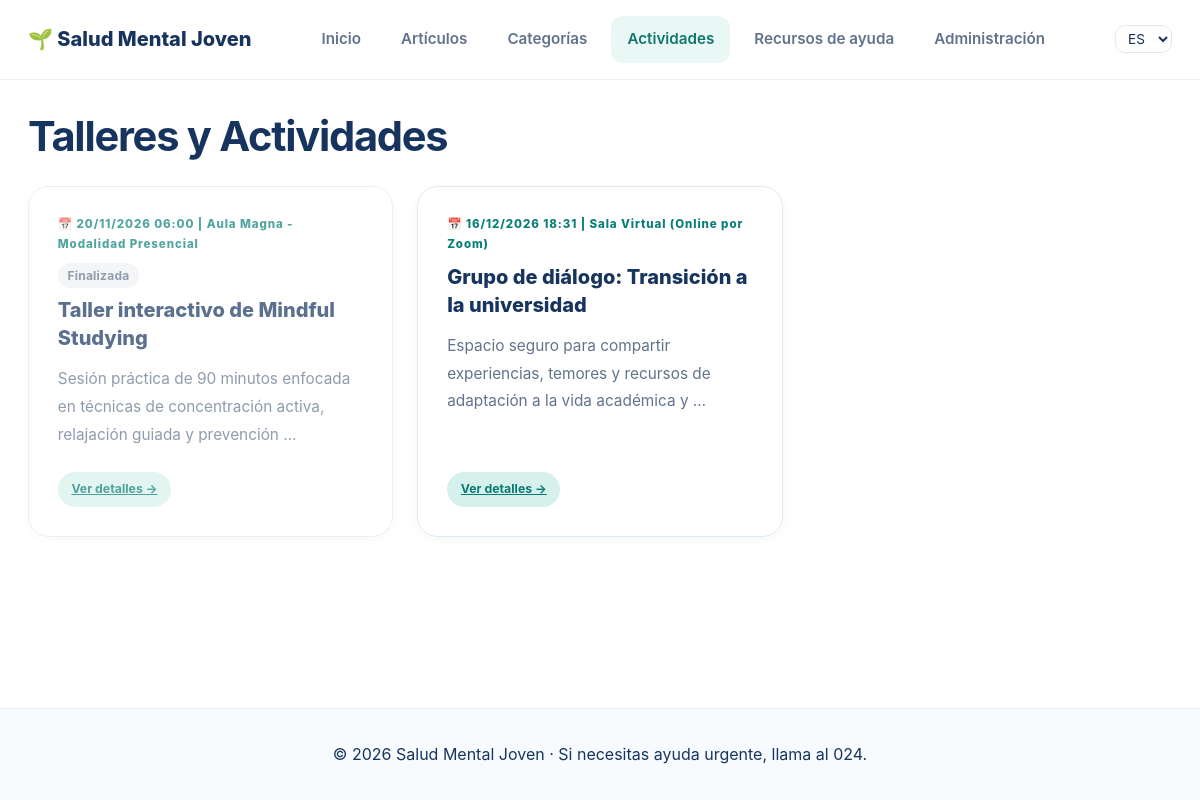
Page /es/actividades/ on the earlier database version.
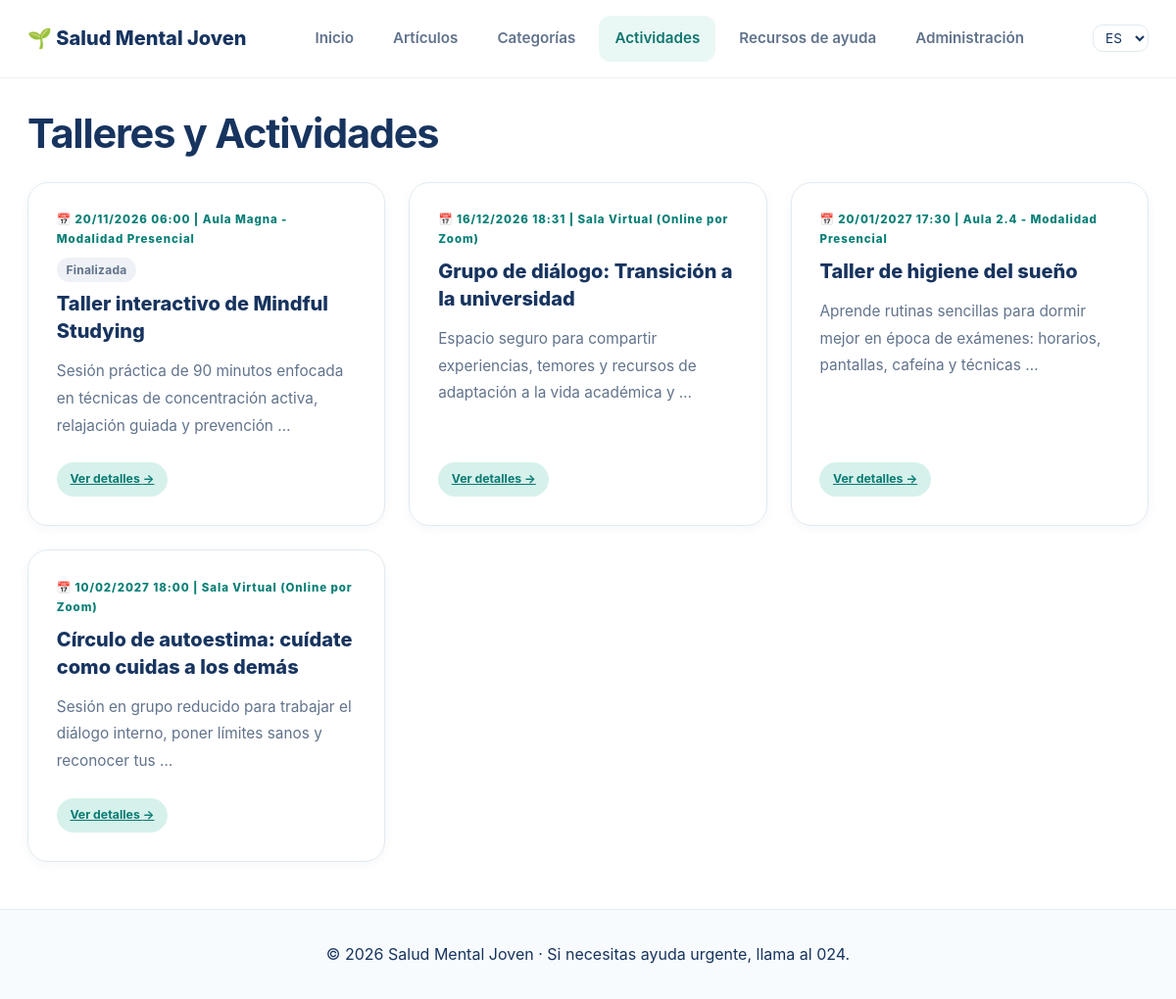
Same page on the later database version.
### appSaludMentalJoven/models.py (models this page shows, shortened)
class Actividad(models.Model):
    titulo = models.CharField(max_length=200, verbose_name="Título de la actividad")
    descripcion = models.TextField(verbose_name="Descripción")
    fecha = models.DateTimeField(verbose_name="Fecha y hora")
    lugar = models.CharField(max_length=200, verbose_name="Lugar o modalidad")
    plazas = models.PositiveIntegerField(default=20, verbose_name="Plazas")
    tematicas = models.ManyToManyField(Tematica, blank=True, related_name='actividades', verbose_name="Temáticas")
    class Meta:
        verbose_name = "Actividad"
        verbose_name_plural = "Actividades"
        ordering = ['fecha']
    @property
    def finalizada(self):
        return self.fecha < timezone.now()

### appSaludMentalJoven/views.py (the view)
# urls.py: path('actividades/', views.ActividadListView.as_view(), name='actividades'),
class ActividadListView(ListView):
    model = Actividad
    template_name = 'actividades_list.html'
    context_object_name = 'actividades'

### appSaludMentalJoven/templates/actividades_list.html (shortened to what this page needs)
{% extends 'base.html' %}
{% load i18n %}
{% block content %}
<h1>{% translate "Talleres y Actividades" %}</h1>
<div class="cards-grid">
    {% for act in actividades %}
    <article class="info-card{% if act.finalizada %} card-finalizada{% endif %}">
        <span class="card-number">📅 {{ act.fecha|date:"d/m/Y H:i" }} | {{ act.lugar }}</span>
        {% if act.finalizada %}<span class="badge-finalizada">{% translate "Finalizada" %}</span>{% endif %}
        <h2>{{ act.titulo }}</h2>
        <p>{{ act.descripcion|truncatewords:15 }}</p>
        <a href="{% url 'appSaludMentalJoven:detalle_actividad' act.id %}" class="tag">{% translate "Ver detalles" %} &rarr;</a>
    </article>
    {% empty %}<p>{% translate "No hay actividades programadas." %}</p>{% endfor %}
</div>
{% endblock %}

Differences in the rows shown:
added Actividad: fecha "20/01/2027 17:30", lugar "Aula 2.4 - Modalidad Presencial", titulo "Taller de higiene del sueño", descripcion "Aprende rutinas sencillas para dormir mejor en época de exámenes: horarios, pantallas, cafeína y técnicas …"
added Actividad: fecha "10/02/2027 18:00", lugar "Sala Virtual (Online por Zoom)", titulo "Círculo de autoestima: cuídate como cuidas a los demás", descripcion "Sesión en grupo reducido para trabajar el diálogo interno, poner límites sanos y reconocer tus …"
